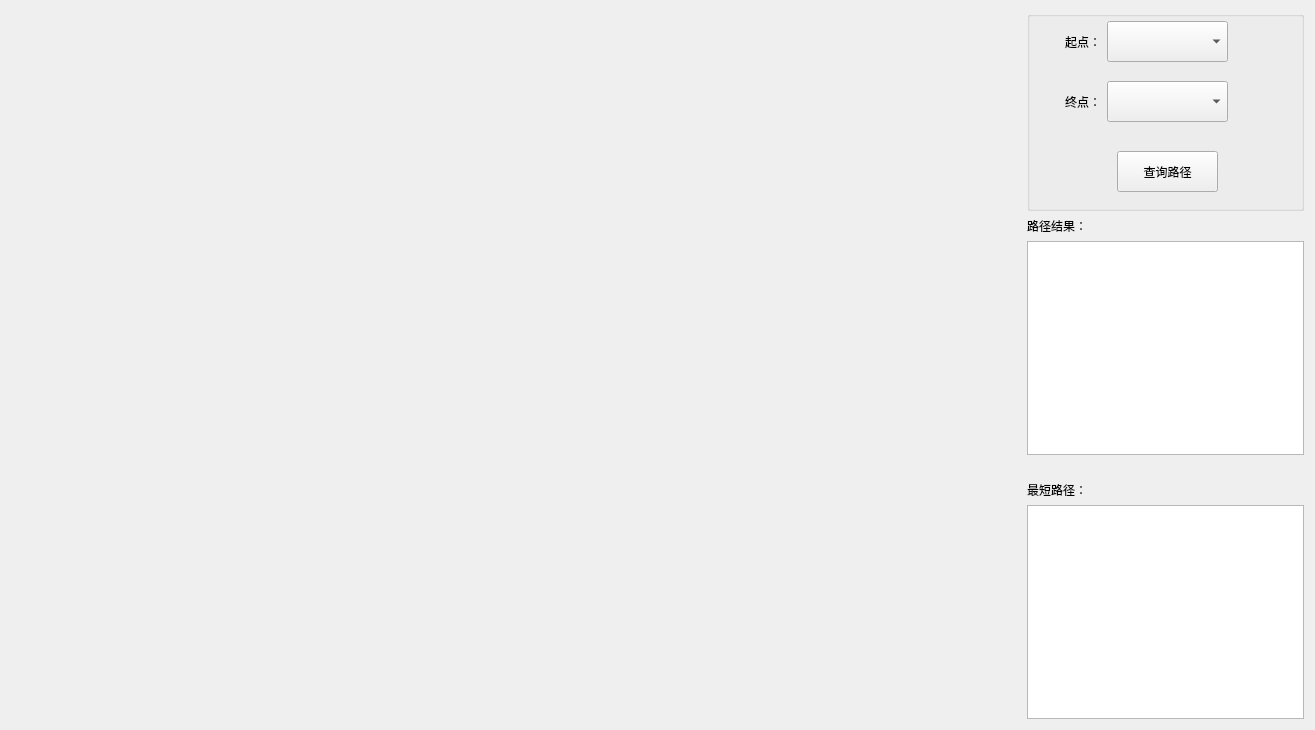
<?xml version="1.0" encoding="UTF-8"?>
<ui version="4.0">
 <class>NavigationWidget</class>
 <widget class="QWidget" name="NavigationWidget">
  <property name="geometry">
   <rect>
    <x>0</x>
    <y>0</y>
    <width>1315</width>
    <height>730</height>
   </rect>
  </property>
  <property name="minimumSize">
   <size>
    <width>1315</width>
    <height>730</height>
   </size>
  </property>
  <property name="windowTitle">
   <string>Form</string>
  </property>
  <layout class="QGridLayout" name="gridLayout">
   <item row="0" column="0">
    <layout class="QHBoxLayout" name="horizontalLayout">
     <item>
      <widget class="MapCoreWidget" name="widget" native="true">
       <property name="minimumSize">
        <size>
         <width>1010</width>
         <height>706</height>
        </size>
       </property>
       <property name="maximumSize">
        <size>
         <width>1010</width>
         <height>706</height>
        </size>
       </property>
      </widget>
     </item>
     <item>
      <layout class="QVBoxLayout" name="verticalLayout_3">
       <item>
        <widget class="QGroupBox" name="groupBox">
         <property name="minimumSize">
          <size>
           <width>0</width>
           <height>200</height>
          </size>
         </property>
         <property name="title">
          <string/>
         </property>
         <widget class="QComboBox" name="comboBox_1">
          <property name="geometry">
           <rect>
            <x>80</x>
            <y>10</y>
            <width>121</width>
            <height>41</height>
           </rect>
          </property>
         </widget>
         <widget class="QComboBox" name="comboBox_2">
          <property name="geometry">
           <rect>
            <x>80</x>
            <y>70</y>
            <width>121</width>
            <height>41</height>
           </rect>
          </property>
         </widget>
         <widget class="QLabel" name="label_2">
          <property name="geometry">
           <rect>
            <x>20</x>
            <y>10</y>
            <width>54</width>
            <height>41</height>
           </rect>
          </property>
          <property name="text">
           <string>起点：</string>
          </property>
          <property name="alignment">
           <set>Qt::AlignRight|Qt::AlignTrailing|Qt::AlignVCenter</set>
          </property>
         </widget>
         <widget class="QLabel" name="label_3">
          <property name="geometry">
           <rect>
            <x>20</x>
            <y>70</y>
            <width>54</width>
            <height>41</height>
           </rect>
          </property>
          <property name="text">
           <string>终点：</string>
          </property>
          <property name="alignment">
           <set>Qt::AlignRight|Qt::AlignTrailing|Qt::AlignVCenter</set>
          </property>
         </widget>
         <widget class="QPushButton" name="pushButton">
          <property name="geometry">
           <rect>
            <x>90</x>
            <y>140</y>
            <width>101</width>
            <height>41</height>
           </rect>
          </property>
          <property name="text">
           <string>查询路径</string>
          </property>
         </widget>
        </widget>
       </item>
       <item>
        <layout class="QVBoxLayout" name="verticalLayout">
         <item>
          <widget class="QLabel" name="label">
           <property name="text">
            <string>路径结果：</string>
           </property>
          </widget>
         </item>
         <item>
          <widget class="QListWidget" name="listWidget"/>
         </item>
        </layout>
       </item>
       <item>
        <widget class="QLabel" name="label_dis">
         <property name="text">
          <string/>
         </property>
        </widget>
       </item>
       <item>
        <layout class="QVBoxLayout" name="verticalLayout_2">
         <item>
          <widget class="QLabel" name="label_4">
           <property name="text">
            <string>最短路径：</string>
           </property>
          </widget>
         </item>
         <item>
          <widget class="QTextEdit" name="textEdit"/>
         </item>
        </layout>
       </item>
      </layout>
     </item>
    </layout>
   </item>
  </layout>
 </widget>
 <customwidgets>
  <customwidget>
   <class>MapCoreWidget</class>
   <extends>QWidget</extends>
   <header>mapcorewidget.h</header>
   <container>1</container>
  </customwidget>
 </customwidgets>
 <resources/>
 <connections/>
</ui>
